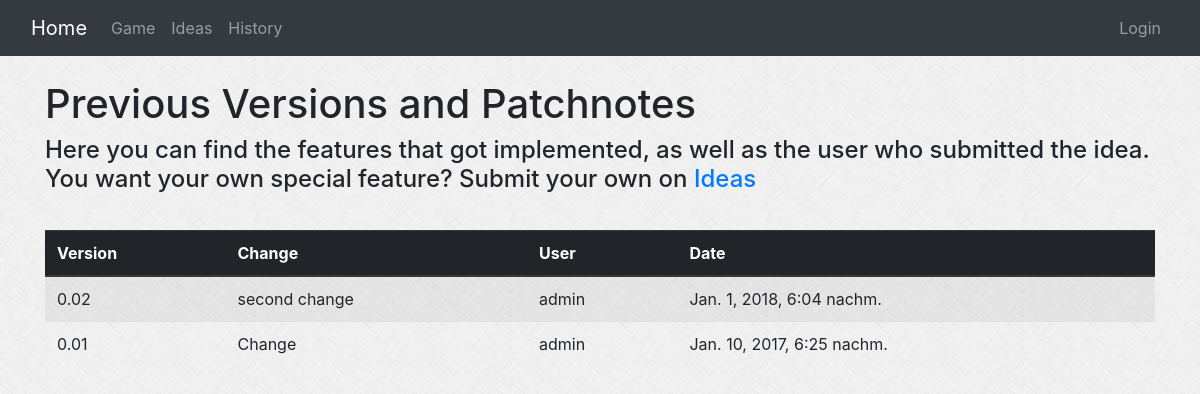
The app's page /website/history with its own data.
### website/models.py (models this page shows, shortened)
class Version(models.Model):
    label = models.CharField(max_length=20,unique=True)
    change = models.CharField(max_length=200)
    pub_date = models.DateTimeField('date published', default=datetime.now)
    submitter = models.ForeignKey(Player, on_delete=models.DO_NOTHING, null=True)

class Player(models.Model):
    user = models.OneToOneField(User, on_delete=models.CASCADE, primary_key=True)
    requests_left = models.IntegerField(default=1)
    votes_left = models.IntegerField(default=1)
    email_confirmed = models.BooleanField(default=False)

### website/views.py (the view)
# urls.py: path('history', views.HistoryView.as_view(), name='history'),
class HistoryView(generic.ListView):
    model = Version
    template_name = 'website/history.html'
    def get_queryset(self):
        return Version.objects.all().order_by('-pub_date')

### website/templates/website/history.html (shortened to what this page needs)
{% extends "website/../base.html" %}
{% load static %}
{% block container %}
    <h1> Previous Versions and Patchnotes  </h1>
    <h4>
        Here you can find the features that got implemented, as well as the user who submitted the idea. <br>
        You want your own special feature? Submit your own on <a href="{% url "website:ideas" %}">Ideas </a><br><br>
    </h4>
{% endblock %}
{% block body %}
{% if version_list %}
    <div class="container">
        <table class="table table-striped table-hover">
            <thead class= "thead-dark">
              <tr>
                  <th scope="col">Version</th>
                  <th scope="col">Change</th>
                  <th scope="col">User</th>
                  <th scope="col">Date</th>
              </tr>
            </thead>
            <tbody>
                {% for version in version_list %}
                    <tr>
                        <td>{{ version.label }}</td>
                        <td>{{ version.change }}</td>
                        <td>{{ version.submitter.user.username}}</td>
                        <td>{{ version.pub_date}}</td>
                    </tr>
                {% endfor %}
            </tbody>
        </table>
    </div>
{% else %}
    <p>No history available.</p>
{% endif %}
{% endblock %}

### website/static/website/css/style.css (style rules this page uses)
body { background: white url("../images/background.png"); }

### records on screen
Version: label "0.02", change "second change", submitter.user.username "admin", pub_date "Jan. 1, 2018, 6:04 nachm."
Version: label "0.01", change "Change", submitter.user.username "admin", pub_date "Jan. 10, 2017, 6:25 nachm."
